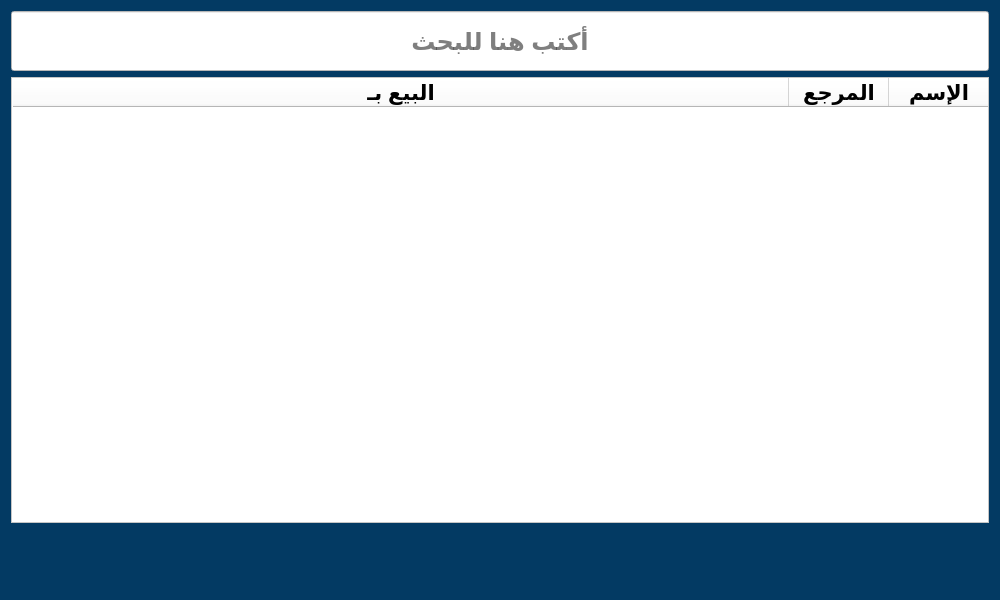
<?xml version="1.0" encoding="UTF-8"?>
<ui version="4.0">
 <class>ChooseItemUi</class>
 <widget class="QWidget" name="ChooseItemUi">
  <property name="geometry">
   <rect>
    <x>0</x>
    <y>0</y>
    <width>1000</width>
    <height>600</height>
   </rect>
  </property>
  <property name="minimumSize">
   <size>
    <width>1000</width>
    <height>600</height>
   </size>
  </property>
  <property name="maximumSize">
   <size>
    <width>1000</width>
    <height>600</height>
   </size>
  </property>
  <property name="windowTitle">
   <string>Form</string>
  </property>
  <property name="layoutDirection">
   <enum>Qt::RightToLeft</enum>
  </property>
  <property name="styleSheet">
   <string notr="true">background-color:#033a63;</string>
  </property>
  <layout class="QGridLayout" name="gridLayout">
   <item row="1" column="0">
    <layout class="QVBoxLayout" name="verticalLayout">
     <item>
      <widget class="QTableWidget" name="table">
       <property name="styleSheet">
        <string notr="true">background-color:white</string>
       </property>
       <attribute name="horizontalHeaderStretchLastSection">
        <bool>true</bool>
       </attribute>
       <column>
        <property name="text">
         <string>الإسم</string>
        </property>
        <property name="font">
         <font>
          <pointsize>16</pointsize>
          <bold>true</bold>
         </font>
        </property>
       </column>
       <column>
        <property name="text">
         <string>المرجع</string>
        </property>
        <property name="font">
         <font>
          <pointsize>16</pointsize>
          <bold>true</bold>
         </font>
        </property>
       </column>
       <column>
        <property name="text">
         <string>البيع بـ</string>
        </property>
        <property name="font">
         <font>
          <pointsize>16</pointsize>
          <bold>true</bold>
         </font>
        </property>
       </column>
      </widget>
     </item>
    </layout>
   </item>
   <item row="2" column="0">
    <layout class="QHBoxLayout" name="horizontalLayout_2">
     <item>
      <widget class="QPushButton" name="edit_btn">
       <property name="minimumSize">
        <size>
         <width>0</width>
         <height>60</height>
        </size>
       </property>
       <property name="cursor">
        <cursorShape>PointingHandCursor</cursorShape>
       </property>
       <property name="styleSheet">
        <string notr="true">QPushButton:hover{
	background-color:#3f5482;
	border: 1px solid #3f5482;
}</string>
       </property>
       <property name="text">
        <string/>
       </property>
       <property name="iconSize">
        <size>
         <width>50</width>
         <height>50</height>
        </size>
       </property>
       <property name="flat">
        <bool>true</bool>
       </property>
      </widget>
     </item>
     <item>
      <widget class="QPushButton" name="delete_btn">
       <property name="minimumSize">
        <size>
         <width>0</width>
         <height>60</height>
        </size>
       </property>
       <property name="maximumSize">
        <size>
         <width>16777215</width>
         <height>60</height>
        </size>
       </property>
       <property name="cursor">
        <cursorShape>PointingHandCursor</cursorShape>
       </property>
       <property name="styleSheet">
        <string notr="true">QPushButton:hover{
	background-color:#3f5482;
	border: 1px solid #3f5482;
}</string>
       </property>
       <property name="text">
        <string/>
       </property>
       <property name="icon">
        <iconset>
         <normaloff>../icons/add_item.svg</normaloff>../icons/add_item.svg</iconset>
       </property>
       <property name="iconSize">
        <size>
         <width>50</width>
         <height>50</height>
        </size>
       </property>
       <property name="flat">
        <bool>true</bool>
       </property>
      </widget>
     </item>
     <item>
      <widget class="QPushButton" name="cancel_btn">
       <property name="minimumSize">
        <size>
         <width>0</width>
         <height>60</height>
        </size>
       </property>
       <property name="maximumSize">
        <size>
         <width>16777215</width>
         <height>60</height>
        </size>
       </property>
       <property name="cursor">
        <cursorShape>PointingHandCursor</cursorShape>
       </property>
       <property name="styleSheet">
        <string notr="true">QPushButton:hover{
	background-color:#3f5482;
	border: 1px solid #3f5482;
}</string>
       </property>
       <property name="text">
        <string/>
       </property>
       <property name="icon">
        <iconset>
         <normaloff>../icons/cancel.svg</normaloff>../icons/cancel.svg</iconset>
       </property>
       <property name="iconSize">
        <size>
         <width>50</width>
         <height>50</height>
        </size>
       </property>
       <property name="shortcut">
        <string>Esc</string>
       </property>
       <property name="flat">
        <bool>true</bool>
       </property>
      </widget>
     </item>
    </layout>
   </item>
   <item row="0" column="0">
    <layout class="QVBoxLayout" name="verticalLayout_5">
     <item>
      <widget class="QLineEdit" name="search_box">
       <property name="minimumSize">
        <size>
         <width>0</width>
         <height>60</height>
        </size>
       </property>
       <property name="font">
        <font>
         <pointsize>18</pointsize>
         <bold>true</bold>
        </font>
       </property>
       <property name="styleSheet">
        <string notr="true">background-color:white;</string>
       </property>
       <property name="maxLength">
        <number>24</number>
       </property>
       <property name="alignment">
        <set>Qt::AlignCenter</set>
       </property>
       <property name="dragEnabled">
        <bool>false</bool>
       </property>
       <property name="placeholderText">
        <string>أكتب هنا للبحث</string>
       </property>
      </widget>
     </item>
    </layout>
   </item>
  </layout>
 </widget>
 <resources/>
 <connections>
  <connection>
   <sender>cancel_btn</sender>
   <signal>clicked()</signal>
   <receiver>ChooseItemUi</receiver>
   <slot>close()</slot>
   <hints>
    <hint type="sourcelabel">
     <x>112</x>
     <y>345</y>
    </hint>
    <hint type="destinationlabel">
     <x>6</x>
     <y>8</y>
    </hint>
   </hints>
  </connection>
 </connections>
</ui>
